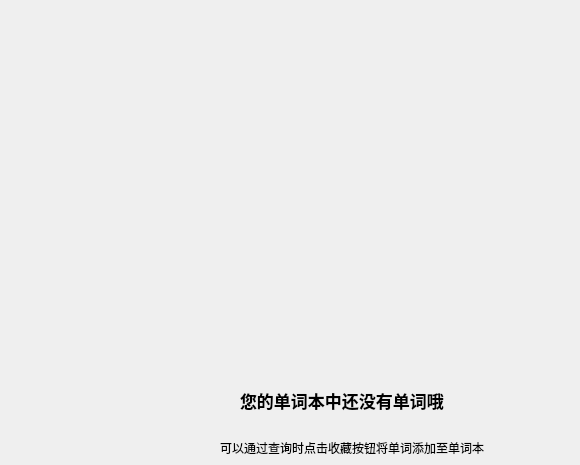
      <widget class="QWidget" name="tab_note_no_dict">
       <property name="styleSheet">
        <string notr="true">#tab_note_no{
	
	background-color: rgb(247,247,247);
	
	

}</string>
       </property>
       <widget class="QLabel" name="label">
        <property name="geometry">
         <rect>
          <x>240</x>
          <y>220</y>
          <width>271</width>
          <height>161</height>
         </rect>
        </property>
        <property name="styleSheet">
         <string notr="true">QLabel{
	background-color:transparent;
	border-image: url(:/images/pic3.png);
}	</string>
        </property>
        <property name="text">
         <string/>
        </property>
       </widget>
       <widget class="QLabel" name="label_2">
        <property name="geometry">
         <rect>
          <x>240</x>
          <y>380</y>
          <width>321</width>
          <height>41</height>
         </rect>
        </property>
        <property name="font">
         <font>
          <pointsize>13</pointsize>
          <weight>75</weight>
          <bold>true</bold>
         </font>
        </property>
        <property name="text">
         <string>您的单词本中还没有单词哦</string>
        </property>
        <property name="textFormat">
         <enum>Qt::AutoText</enum>
        </property>
       </widget>
       <widget class="QLabel" name="label_3">
        <property name="geometry">
         <rect>
          <x>220</x>
          <y>440</y>
          <width>351</width>
          <height>16</height>
         </rect>
        </property>
        <property name="text">
         <string>可以通过查询时点击收藏按钮将单词添加至单词本</string>
        </property>
       </widget>
      </widget>
